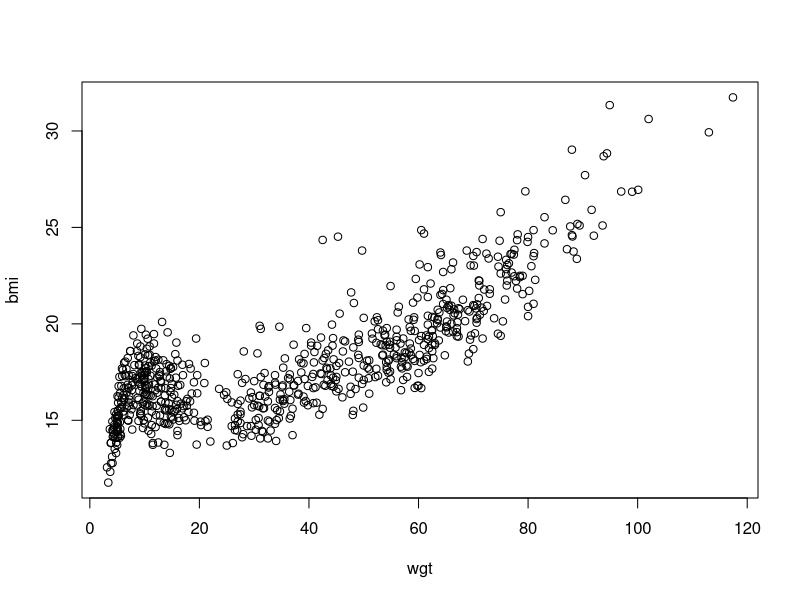
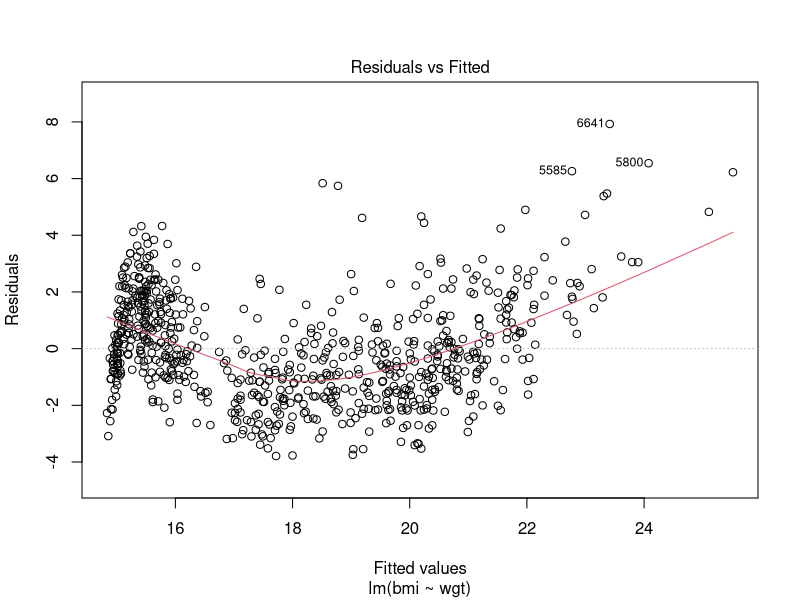
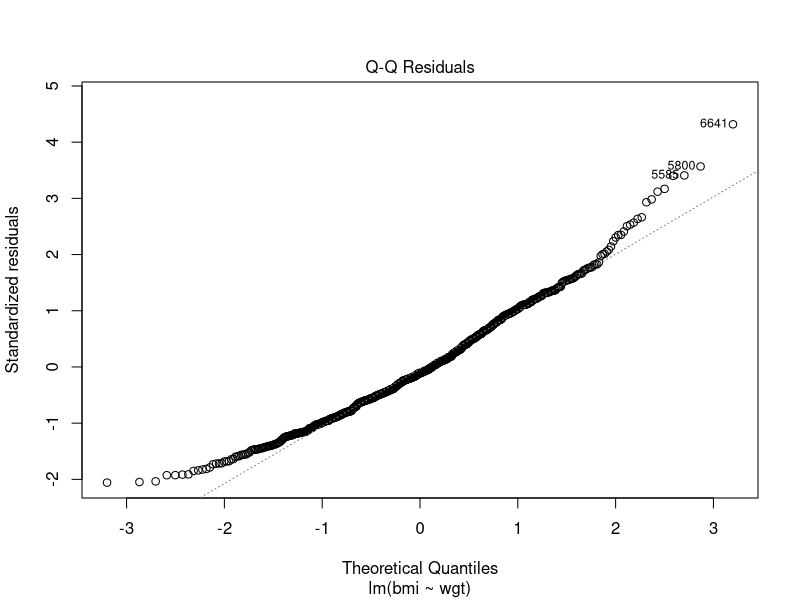
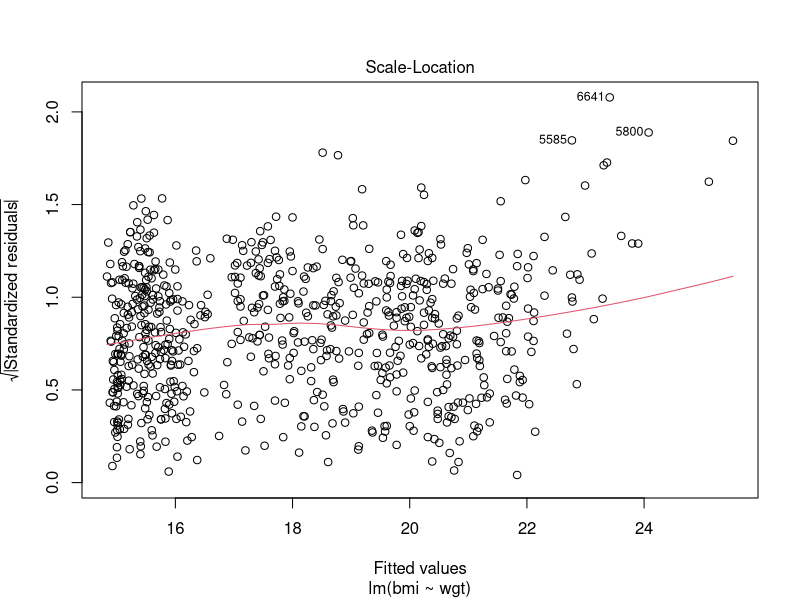
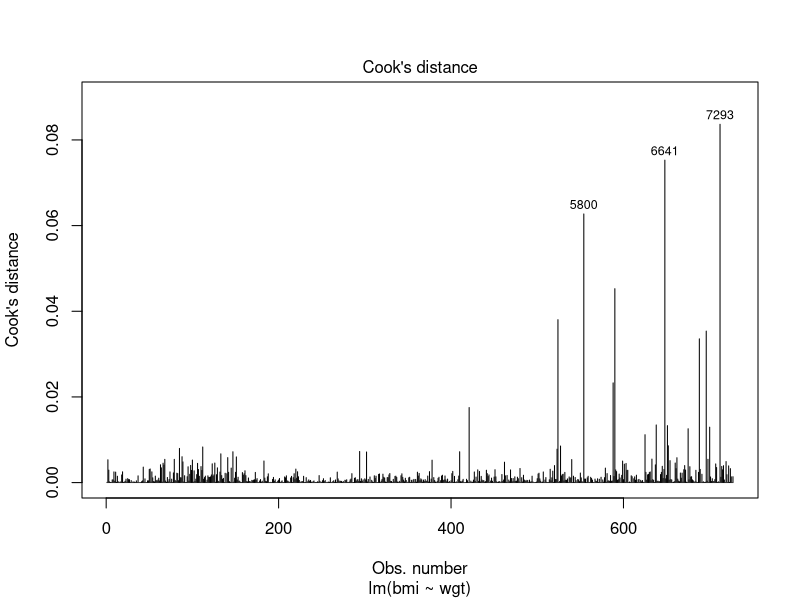
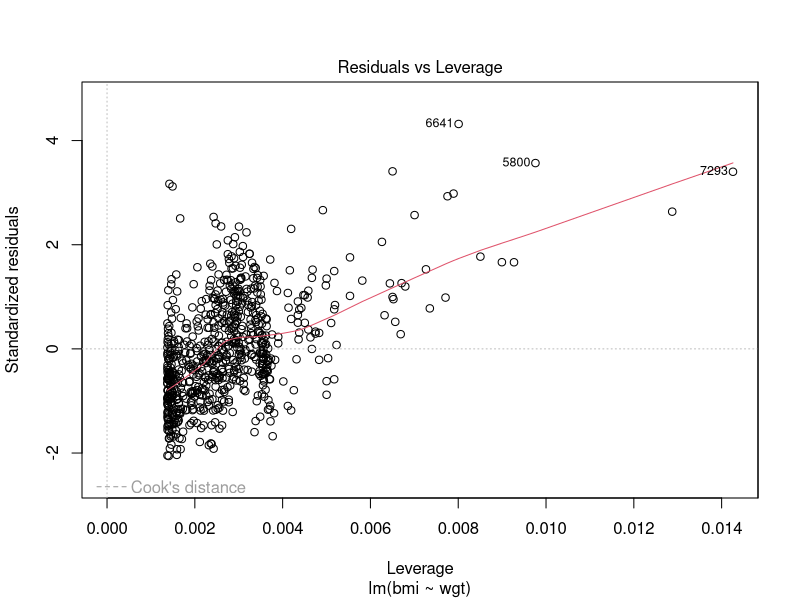
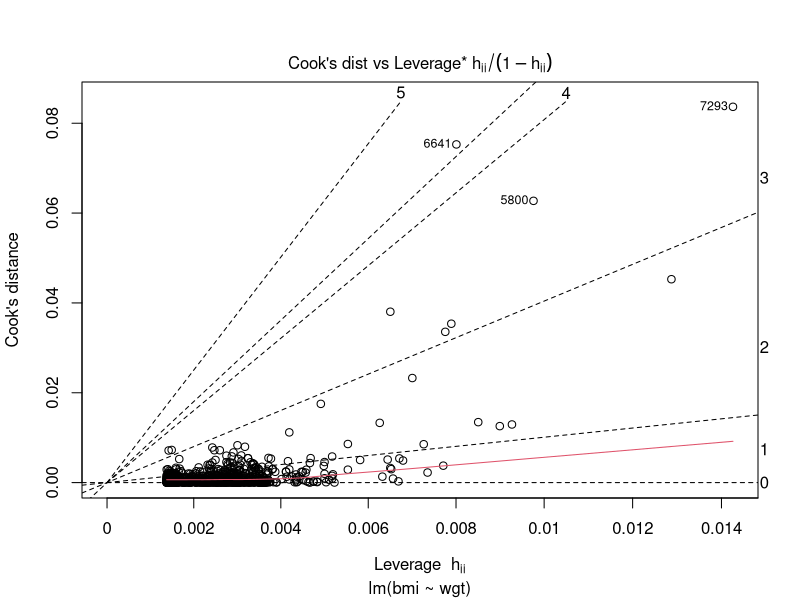
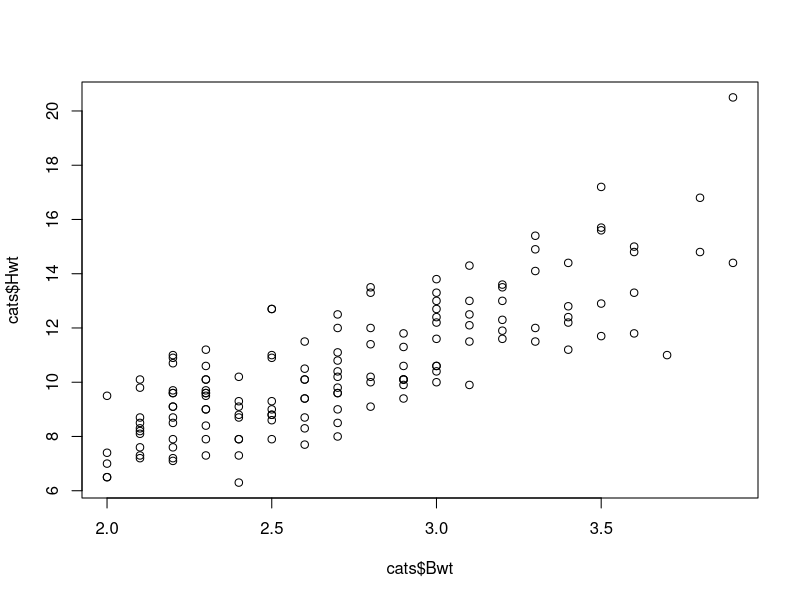

R code for these plots, in order:
## ---- chunk 1
library(MASS)     # for the cats data
library(dplyr)    # data manipulation
library(haven)    # in/exporting data
library(magrittr) # pipes
## ---- chunk 2
library(stats)
## ---- chunk 3
require(stats)
## ---- chunk 4
require(mice)
## ---- chunk 5
lm(bmi ~ wgt, data = boys)
## ---- chunk 6
lm(bmi ~ I(wgt / (hgt / 100)^2), data = boys)
## ---- chunk 7
lm(bmi ~ wgt + wgt^2, data = boys)
lm(bmi ~ wgt + I(wgt^2), data = boys)
## ---- chunk 8
fit <- lm(bmi ~ I(wgt / (hgt / 100)^2), data = boys)
## ---- chunk 9
ls(fit)
## ---- chunk 10
attributes(fit)
## ---- chunk 11
class(fit)
## ---- chunk 12
plot(bmi ~ wgt, data = boys)
## ---- chunk 13
plot(lm(bmi ~ wgt, data = boys), which = 1)
## ---- chunk 14
plot(lm(bmi ~ wgt, data = boys), which = 2)
## ---- chunk 15
plot(lm(bmi ~ wgt, data = boys), which = 3)
## ---- chunk 16
plot(lm(bmi ~ wgt, data = boys), which = 4)
## ---- chunk 17
plot(lm(bmi ~ wgt, data = boys), which = 5)
## ---- chunk 18
plot(lm(bmi ~ wgt, data = boys), which = 6)
## ---- chunk 19
# This is to demonstrate that at about eighty characters you would move off of the page

# Also, if you have a very wide function
fit <- lm(age ~ bmi + hgt + wgt + hc + gen + phb + tv + reg + bmi * hgt + wgt * hgt + wgt * hgt * bmi, data = boys)

# it would be nice to pose it as
fit <- lm(age ~ bmi + hgt + wgt + hc + gen + phb + tv + reg + bmi * hgt 
          + bmi * wgt + wgt * hgt + wgt * hgt * bmi, data = boys)
#or
fit <- lm(age ~ bmi + hgt + wgt + hc + gen + phb + tv + reg 
          + bmi * hgt 
          + bmi * wgt
          + wgt * hgt 
          + wgt * hgt * bmi, 
          data = boys)
## ---- chunk 20
head(cats)
## ---- chunk 21
str(cats)
## ---- chunk 22
summary(cats)
## ---- chunk 23
# With dplyr::filter
fem.cats <- dplyr::filter(cats, Sex == "F")

dim(fem.cats)

# With base R:
# fem.cats <- cats[cats$Sex == "F", ]
## ---- chunk 24
heavy.cats <- dplyr::filter(cats, Bwt > 3)
dim(heavy.cats)
head(heavy.cats)

# With base R:
# heavy.cats2 <- cats[cats$Bwt > 3, ]
# or:
# heavy.cats3 <- subset(cats, Bwt > 3)
## ---- chunk 25
dplyr::filter(cats, Bwt > 2.0 & Bwt < 2.2, Sex == "F")

## ---- chunk 26
class(cats$Sex)
levels(cats$Sex)
## ---- chunk 27
levels(cats$Sex) <- c("Female", "Male")

table(cats$Sex)
head(cats)
## ---- chunk 28

# sort cats by body weight (Bwt) from low to high values
sorted.cats <- dplyr::arrange(cats, Bwt)
head(sorted.cats)
## ---- chunk 29
# Sort the cats by Sex first and within Sex (1=female) by body weight (low to high)
sorted.cats.grouped <- dplyr::arrange(cats, Sex, Bwt)
head(sorted.cats.grouped)
## ---- chunk 30
# add column with id numbers
ID <- matrix(c(1:144), nrow=144, ncol=1)
## ---- chunk 31
# add variable name for ID variable and change names of other variables
D <- dplyr::bind_cols(ID, cats)
names(D) <- c("ID", "Sex", "Bodyweigt", "Hartweight")
head(D)
## ---- chunk 32
cor(cats[, -1])
## ---- chunk 33
cor.test(cats$Bwt, cats$Hwt)
## ---- chunk 34
plot(cats$Bwt, cats$Hwt)
## ---- chunk 35
t.test(formula = Hwt ~ Sex, data = cats)
## ---- chunk 36
plot(formula = Hwt ~ Sex, data = cats)
## ---- chunk 37
library(mice)
## ---- chunk 38
lm(formula = bmi ~ wgt, data = boys)
## ---- chunk 39
plot(formula = bmi ~ wgt, data = boys)
## ---- chunk 40
lm(formula = bmi ~ wgt + I(wgt^2), data = boys)
## ---- chunk 41
lm(bmi ~ wgt + wgt^2, data = boys)
lm(bmi ~ wgt + I(wgt^2), data = boys)
## ---- chunk 42
fit <- lm(bmi ~ wgt + I(wgt^2), data = boys)
## ---- chunk 43
ls(fit)
## ---- chunk 44
attributes(fit)
## ---- chunk 45
class(fit)
## ---- chunk 46
plot(bmi ~ wgt, data = boys)
## ---- chunk 47
plot(lm(bmi ~ wgt, data = boys), which = 1)
## ---- chunk 48
plot(lm(bmi ~ wgt, data = boys), which = 2)
## ---- chunk 49
plot(lm(bmi ~ wgt, data = boys), which = 4)
## ---- chunk 50
boys <- 
  read_sav("files/boys.sav") %>%
  head()
## ---- chunk 51
boys  <- read_sav("files/boys.sav")
boys2 <- transform(boys, hgt = hgt / 100)
boys3 <- filter(boys2, age > 15)
boys4 <- subset(boys3, select = c(hgt, wgt, bmi))
## ---- chunk 52
boys <-
  read_sav("files/boys.sav") %>%
  transform(hgt = hgt/100) %>%
  filter(age > 15) %>%
  subset(select = c(hgt, wgt, bmi))
## ---- chunk 53
set.seed(123)
mean(rnorm(10))

set.seed(123)
rnorm(10) %>% 
  mean()
## ---- chunk 54
cor(boys, use = "pairwise.complete.obs")

boys %>% 
  cor(use = "pairwise.complete.obs")
## ---- chunk 55
max(na.omit(subset(boys, select = wgt)))

boys %>% 
  subset(select = wgt) %>% 
  na.omit() %>% 
  max()
## ---- chunk 56
nrow(cats)

# select the observations that fall outside the +/- SD around the mean
cats.outl <- 
  cats %>% 
  dplyr::filter(Hwt > mean(Hwt) + 3 * sd(Hwt) | Hwt < mean(Hwt) - 3 * sd(Hwt))

nrow(cats.outl)

# select the observations that fall within +/- 3 SD around the mean
cats.without.outl <- 
  cats %>% 
  dplyr::filter(Hwt < mean(Hwt) + 3 * sd(Hwt) & Hwt > mean(Hwt) - 3 * sd(Hwt))

nrow(cats.without.outl)
## ---- chunk 57
cats %>% 
  lm(Hwt ~ Bwt, data = .)
## ---- chunk 58
# Now the code works without need of the placeholder

cats %$% 
  lm(Hwt ~ Bwt)

## ---- chunk 59
set.seed(123)
1:26

set.seed(123)
1:26 %>% 
  sample(3)

set.seed(123)
1:26 %>%
  sample(3) %>%
  paste(., LETTERS[.])

## ---- chunk 60
cats %$%
  t.test(Hwt ~ Sex)
## ---- chunk 61
cats.test <- 
  cats %$%
  t.test(Bwt ~ Sex)

cats.test
